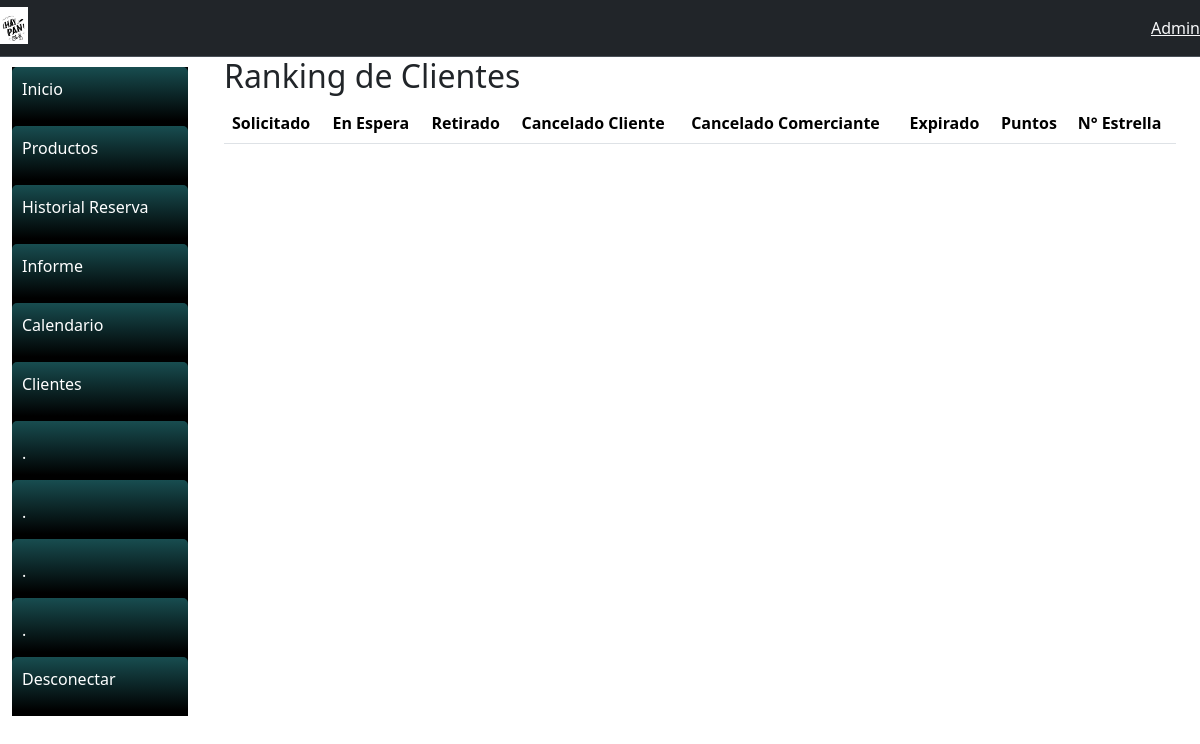
Before: /rankingCliente/ with the older database file.
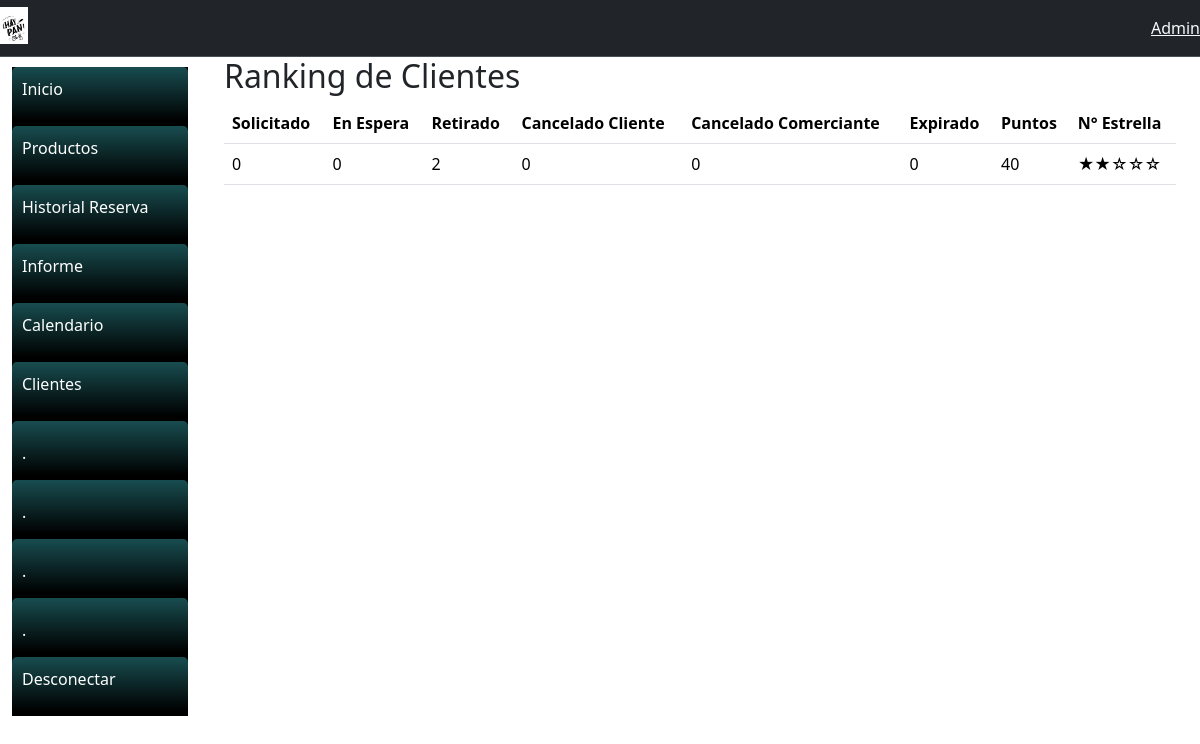
After: the same page with the newer database file.
### gestionReserva/models.py (models this page shows, shortened)
class Cliente(models.Model):
    nombre = models.CharField(max_length=50, null=False)
    apellidoP = models.CharField(max_length=50, null=False)
    apellidoM = models.CharField(max_length=50, null=False)
    correo = models.EmailField(
        max_length=50, null=True, blank=True, unique=True)
    contrasenia = models.CharField(max_length=30, null=False)
    telefono = models.CharField(max_length=10, null=True, blank=True)
    direccion = models.CharField(max_length=90, null=False)
    class Meta:
        managed = True

### gestionReserva/views.py (the view)
# urls.py: path('rankingCliente/', views.rankingCliente, name='rankingCliente'),
def rankingCliente(request):
    clientes = Cliente.objects.all()
    ranking = []
    for cliente in clientes:
        puntaje, contador_estados = calcular_puntaje_cliente(cliente)
        ranking.append((cliente, puntaje, contador_estados))
    ranking.sort(key=lambda x: x[1], reverse=True)
    context = {
        'ranking': ranking
    }
    return render(request, 'rankingCliente.html', context)

### gestionReserva/views.py (called while the page is built)
def calcular_puntaje_cliente(cliente):
    porcentaje_estados = {
        '1': 10,  # Solicitado
        '2': 5,   # En Espera
        '3': 20,  # Retirado
        '4': -10,  # Cancelado Cliente
        '5': -15,  # Cancelado Comerciante
        '6': -5    # Expirado
    }
    contador_estados = {str(i): 0 for i in range(1, 7)}
    puntaje = 0
    reservas = cliente.reserva_set.all()
    for reserva in reservas:
        estado = reserva.estado
        if estado in porcentaje_estados:
            puntaje += porcentaje_estados[estado]
            contador_estados[estado] += 1
    return puntaje, contador_estados

### gestionReserva/templates/cliente/rankingCliente.html (shortened to what this page needs)
{% extends 'cliente/base.html' %}
{% load static %}
{% block content %}
  <div class="container">
    <h2>Ranking de Clientes</h2>
    <table class="table">
      <thead>
        <tr>
          <th>Solicitado</th>
          <th>En Espera</th>
          <th>Retirado</th>
          <th>Cancelado Cliente</th>
          <th>Cancelado Comerciante</th>
          <th>Expirado</th>
          <th>Puntos</th>
          <th>N° Estrella</th>
        </tr>
      </thead>
      <tbody>
        {% for cliente, puntaje, contador_estados in ranking %}
          <tr>
            <td>{{ contador_estados.1 }}</td>
            <td>{{ contador_estados.2 }}</td>
            <td>{{ contador_estados.3 }}</td>
            <td>{{ contador_estados.4 }}</td>
            <td>{{ contador_estados.5 }}</td>
            <td>{{ contador_estados.6 }}</td>
            <td>{{ puntaje }}</td>
            <td><span id="estrellas{{ forloop.counter }}">{{ puntaje }}</span></td>
          </tr>
        {% endfor %}
      </tbody>
    </table>
  </div>
{% endblock %}

Changed rows visible on the page:
added Cliente: contador_estados "0", contador_estados "2", puntaje "40"
